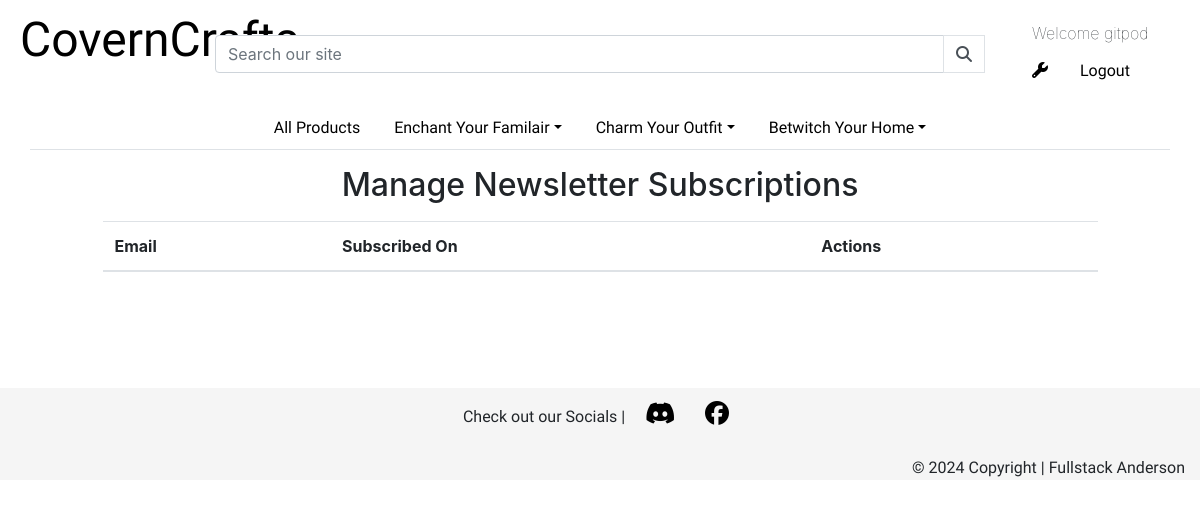
/newsletter/ (signed in), run on an earlier commit of the app's database.
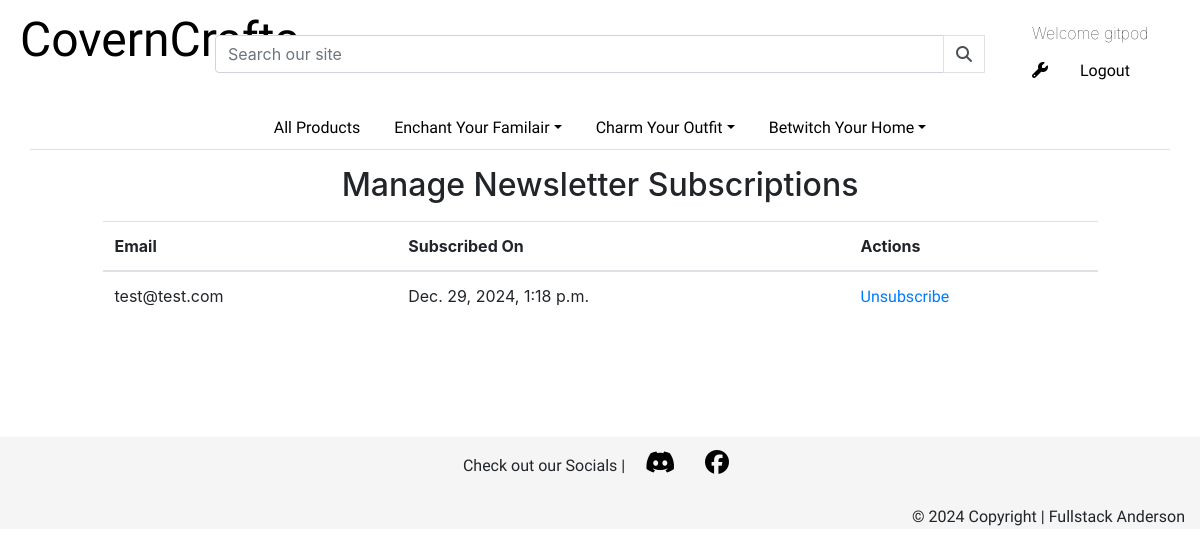
And on a later commit of the database.
### users/models.py (models this page shows, shortened)
class Newsletter(models.Model):
    profile = models.OneToOneField(
        Profile, on_delete=models.CASCADE, related_name="profile"
    )
    email = models.EmailField(unique=True)
    subscribed_on = models.DateTimeField(auto_now_add=True)

### users/views.py (the view)
# urls.py: path('newsletter/', views.newsletter_list, name='newsletter_list')
def newsletter_list(request):
    query = Profile.objects.all()
    profile_id = request.user.pk
    profile = get_object_or_404(query, auth_user_id=profile_id)
    recipients = Newsletter.objects.all().order_by('-subscribed_on')
    context = {
        'recipients': recipients,
        'profile': profile,
    }
    return render(
        request,
        'users/newsletter_list.html',
        context
    )

### users/templates/users/newsletter_list.html
{% extends "base.html" %}
{% block content %}
<div class="row justify-content-center">
  <div class="row col-10 justify-content-center">
    <h2 class="my-3">Manage Newsletter Subscriptions</h2>
    <table class="table">
      <thead>
        <tr>
          <th scope="col">Email</th>
          <th scope="col">Subscribed On</th>
          <th scope="col">Actions</th>
        </tr>
      </thead>
      <tbody>
        {% for recipient in recipients %}
        <tr>
            <td>{{ recipient.email }}</td>
            <td>{{ recipient.subscribed_on }}</td>
            <td>
              <a href="{% url 'newsletter_delete' recipient.id %}">Unsubscribe</a>
            </td>
        </tr>
        {% endfor %}
      </tbody>
    </table>
  </div>
</div>
{% endblock content %}

What changed in the data, as far as the page shows it:
added Newsletter: email "test@test.com", subscribed_on "Dec. 29, 2024, 1:18 p.m."
